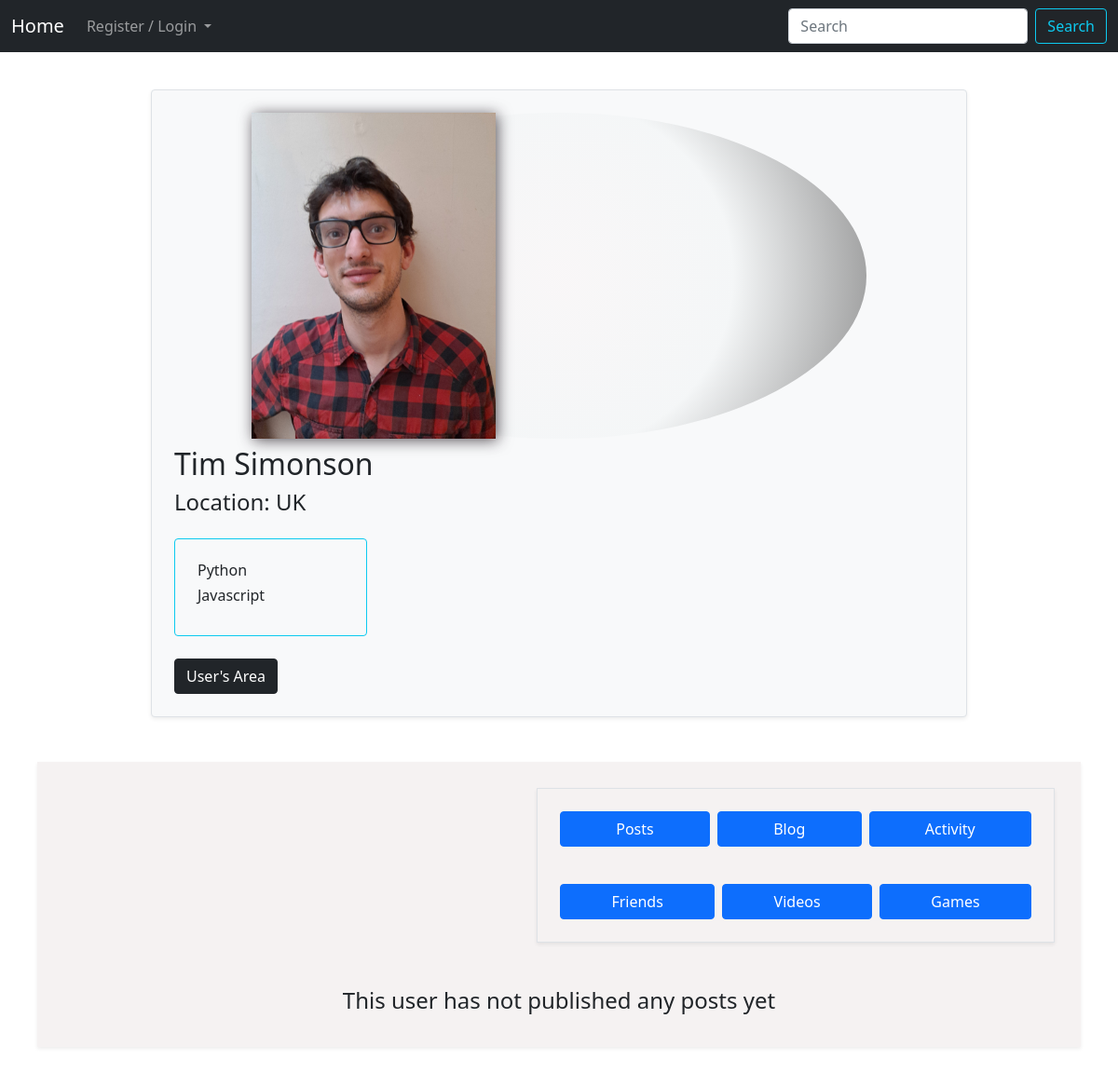
The page /account/1/posts/ on the database as committed earlier.
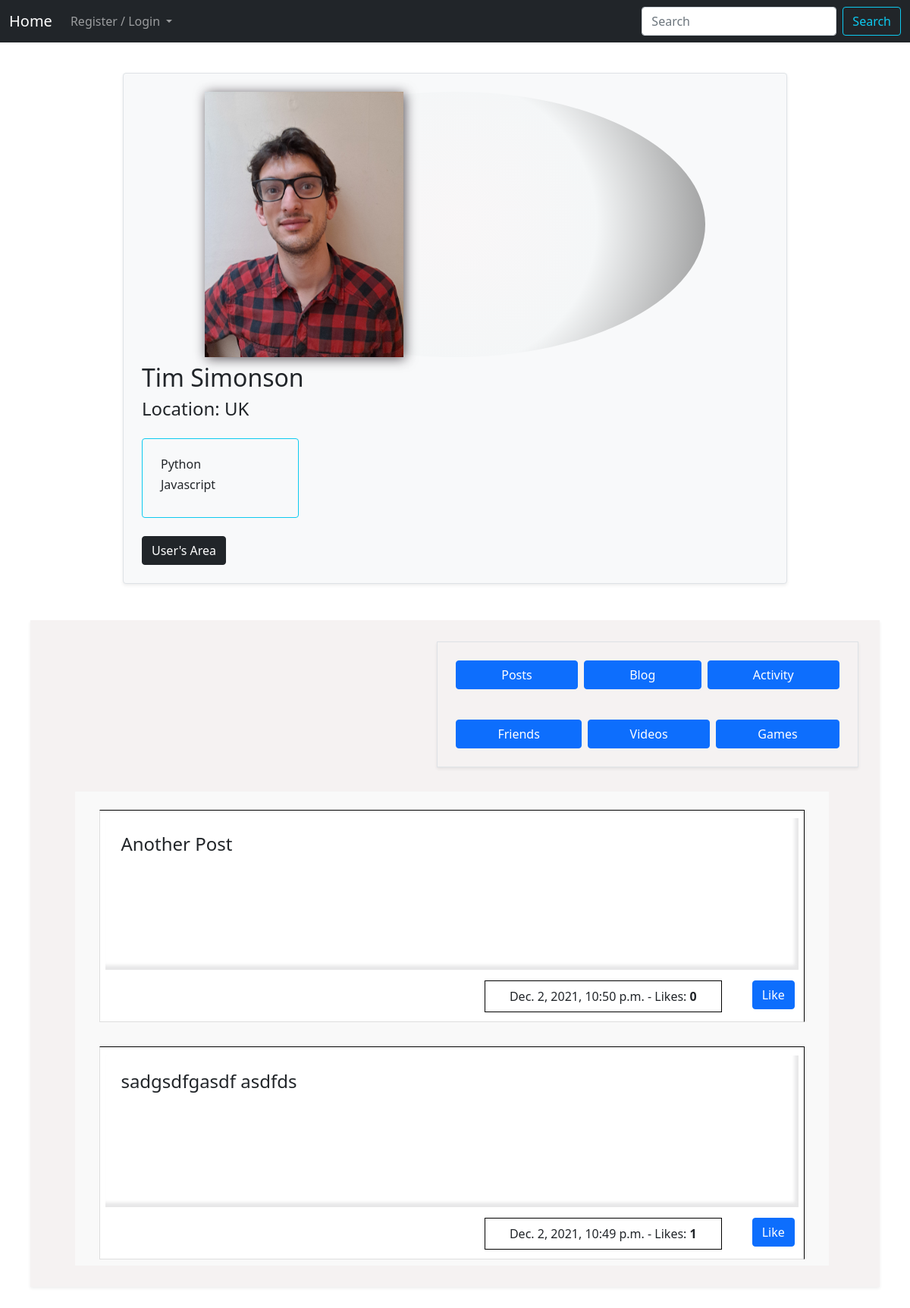
The same page on the database as committed later.
### user/models/user_profile.py (models this page shows, shortened)
class Profile(models.Model):
    user = models.OneToOneField(settings.AUTH_USER_MODEL, on_delete=models.CASCADE)
    first_name = models.CharField(max_length=128)
    last_name = models.CharField(max_length=128)
    middle_names = models.CharField(max_length=128, blank=True)
    locality = models.CharField(max_length=30, null=True)
    profile_image = models.ImageField(upload_to='users/profile_images/', null=True, blank=True)
    friends = models.ManyToManyField("Profile", blank=True)
    expertise = models.ManyToManyField(Expertise, related_name='users')

### user/models/expertise.py (models this page shows)
class Expertise(models.Model):
    LEVEL_CURIOUS = 1
    LEVEL_BEGINNER = 2
    LEVEL_INTERMEDIATE = 3
    LEVEL_ADVANCED = 4
    LEVEL_GOAT = 5
    LEVEL_CHOICES = [
       (LEVEL_CURIOUS, _("Curious")),
       (LEVEL_BEGINNER, _("Beginner")),
       (LEVEL_INTERMEDIATE, _("Semi-Professional")),
       (LEVEL_ADVANCED, _("Professional")),
       (LEVEL_GOAT, _("Exceptional")),
    ]
    level = models.IntegerField(choices=LEVEL_CHOICES, default=LEVEL_BEGINNER)
    technology = models.ForeignKey(Technology, on_delete=models.CASCADE)
    date_started = models.DateField()
    def __str__(self):
        return str(f"{self.technology}")
    class Meta:
        verbose_name_plural = _("expertise")

### user/models/technology.py (models this page shows)
class Technology(models.Model):
    name = models.CharField(max_length=255)
    class Meta:
        verbose_name_plural = _("technologies")
    def __str__(self):
        return self.name

### user/models/post.py (models this page shows)
class Post(models.Model):
    user = models.ForeignKey(settings.AUTH_USER_MODEL, on_delete=models.CASCADE)
    content = models.CharField(max_length=2000)
    archived = models.BooleanField(default=False)
    date_time_created = models.DateTimeField(auto_now_add=True)
    date_time_updated = models.DateTimeField(auto_now=True)
    @property
    def total_likes(self):
        return self.postlikes_set.count()

### user/views/post_list_view.py (the view)
class PostListView(ListView):
    template_name = 'user/posts/post_list_view.html'
    context_object_name = 'posts'
    model = Post
    paginate_by = 12
    def get_context_data(self, **kwargs):
        context = super().get_context_data(**kwargs)
        context['profile'] = Profile.objects.get(id=self.kwargs['pk'])
        context['nothing_here_message'] = f"This user has not published any {self.context_object_name} yet"
        return context
    def get_queryset(self):
        qs = Post.objects.filter(user_id=self.kwargs['pk']).order_by('-date_time_created')
        return qs

### user/templates/user/posts/post_list_view.html (shortened to what this page needs)
{% extends 'user/base.html'%}
{% load static i18n bootstrap5 %}
{% block content %}
    {% include 'user/partials/user_profile_fragment.html' %}
    <div class="d-flex justify-content-center">
        <div class="main-container m-4 p-1 shadow-sm">
            {% include 'user/partials/button_group.html'%}
            {% if posts %}
                <ul class="list-group list-group-flush m-1 p-1 w-100">
                    {% for post in posts %}
                        <div class="post-list-card">
                            <li class="list-group-item p-1 mt-4">
                                <div class="inner-post-card" style="overflow: auto;">
                                     <div class="d-flex justify-content-evenly p-1">
                                         <div>
                                            <h4 class="align-self-center">{{ post.content }}</h4>
                                        </div>
                                            <span class="flex-grow-1"></span>
                                     </div>
                                </div>
                                <div class="d-flex justify-content-evenly">
                                    <span class="flex-grow-1"></span>
                                    <p>{{ post.date_time_created }} - Likes: <strong id="target-likes">{{ post.total_likes }}</strong></p>
                                         <div class="d-flex align-items-start p-2">
                                             <form hx-post="{% url 'user:post-detail' post.id %}" method="POST" hx-trigger="submit" hx-target="#target-likes" hx-swap="innerHTML">
                                                <button class="btn btn-primary align-self-center" type="submit" href="{% url 'user:post-detail' post.id %}">Like</button>
                                             </form>
                                         </div>
                                </div>
                            </li>
                        </div>
                    {% endfor %}
                </ul>
            {% else %}
                {% include 'user/partials/no_list_data.html' %}
            {% endif %}
        </div>
    </div>
{% endblock %}

### user/templates/user/base.html (shortened to what this page needs)
<!doctype html>
{% load static bootstrap5 %}
<html lang="en">
  <head>
    <link href="https://cdn.jsdelivr.net/npm/bootstrap@5.1.3/dist/css/bootstrap.min.css" rel="stylesheet">
      <link rel="stylesheet" href="{% static 'user/css/base.css' %}">
  </head>
  <body>
    {% include 'user/partials/navbar.html' %}
    <div class="m-2 p-2">
    {% block content %}
    {% endblock content %}
    </div>
  </body>
</html>

### user/templates/user/partials/navbar.html (shortened to what this page needs)
<nav class="navbar navbar-expand-lg navbar-dark bg-dark">
  <div class="container-fluid">
    <a class="navbar-brand" href="{% url 'user:index' %}">Home</a>
    <div class="collapse navbar-collapse" id="navbarTogglerDemo02">
      <ul class="navbar-nav me-auto mb-2 mb-lg-0">
          <li class="nav-item dropdown">
            <a class="nav-link dropdown-toggle" href="#" id="offcanvasNavbarDropdown" role="button" data-bs-toggle="dropdown" aria-expanded="false">
              {% if not user.is_authenticated %}Register / Login{% else %}Account{% endif %}
            </a>
          </li>
      </ul>
      <form class="d-flex" action="{% url 'user:search-profiles' %}" method="get">
        <input class="form-control me-2"
               type="search"
               placeholder="Search"
               aria-label="Search"
               name="search"
        >
        <button class="btn btn-outline-info" type="submit">Search</button>
      </form>
    </div>
  </div>
</nav>

### user/templates/user/partials/user_profile_fragment.html
<div class="w-75 mx-auto border rounded p-4 m-4 bg-light shadow-sm">
   <div class="image-box d-flex align-content-center justify-content-start mx-auto">
        {% if profile.profile_image %}
            <img src="{{ profile.profile_image.url }}" alt="{{ profile.profile_image }}"/>
        {% endif %}
   </div>
    <div class="mt-2">
       <h2>{{ profile.first_name }} {{ profile.last_name }}</h2>
       <h4>Location: {{ profile.locality }}</h4>
        <div class="bg-light p-4 w-25 border border-info rounded my-4">
            {% for skill in profile.expertise.all %}
                {% if skill %}
                <h6>{{ skill }}</h6>
                {% else %}
                    <a href="btn btn-dark">Skills</a>
                {% endif %}
            {% endfor %}
        </div>
       <a class="btn btn-dark text-white" href="{% url 'user:profile-detail' profile.id %}">User's Area</a>
    </div>
</div>

### user/templates/user/partials/button_group.html
        <div class="d-flex flex-col flex-wrap justify-content-evenly p-1 m-4 border w-50 shadow-sm" style="min-width: 280px;">
            <div class="btn-group w-100 d-flex align-items-center p-2 m-2">
                <a class="btn btn-primary m-1 rounded" href="{% url 'user:post-list' profile.id %}">Posts</a>
                <a class="btn btn-primary m-1 rounded">Blog</a>
                <a class="btn btn-primary m-1 rounded">Activity</a>
            </div>
            <div class="btn-group w-100 d-flex align-items-center p-2 m-2">
                <a class="btn btn-primary m-1 rounded" href="{% url 'user:friend-list' profile.id %}">Friends</a>
                <a class="btn btn-primary m-1 rounded">Videos</a>
                <a class="btn btn-primary m-1 rounded">Games</a>
            </div>
        </div>

### user/templates/user/partials/no_list_data.html
            <div class="mx-auto p-4">
                <h4 class="text-center">{{ nothing_here_message }}</h4>
            </div>

### user/static/user/css/base.css (style rules this page uses)
.main-container { background: #f5f2f2; width: 100%; display: flex; align-items: flex-end; flex-direction: column; flex-wrap: nowrap; }
.main-container .post-list-card { width: 90%; margin: 0 auto; background: #f9f9f9; }
.main-container .post-list-card li { border-top: 1px solid black; border-right: 1px solid black; }
.main-container .post-list-card p { border: 1px solid black; padding: 0.5em 2rem; }
.main-container .post-list-card li, .main-container .post-list-card p { margin: 0.5rem 2rem; }
.main-container .inner-post-card { box-shadow: inset -4px -5px 4px 1px rgba(142, 142, 146, 0.21); padding: 1rem; height: 200px; margin: 0.4rem 0.2rem; }
.image-box { border-radius: 50%; width: 80%; height: 350px; background: radial-gradient(circle, rgba(255, 225, 225, 0.1), rgba(212, 222, 222, 0.1), rgba(112, 112, 112, 0.8)); }
.image-box img { filter: drop-shadow(2px 2px 8px rgba(20, 12, 20, 0.7)); width: auto; height: auto; }

Rows that differ between the two databases and show on the page:
added Post: content "Another Post", date_time_created "Dec. 2, 2021, 10:50 p.m.", total_likes "0"
added Post: content "sadgsdfgasdf asdfds", date_time_created "Dec. 2, 2021, 10:49 p.m.", total_likes "1"
Other text that changed with them:
{{ nothing_here_message }}: "This user has not published any posts yet" → (not shown)
